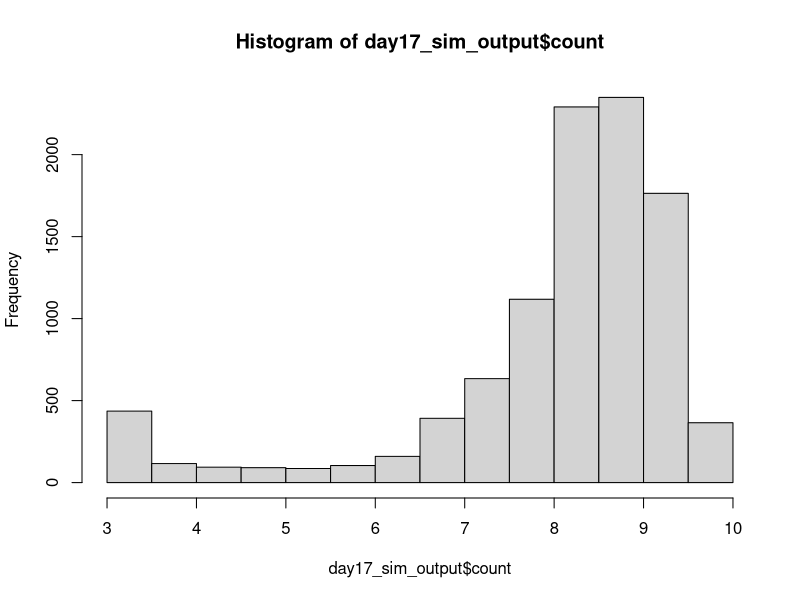
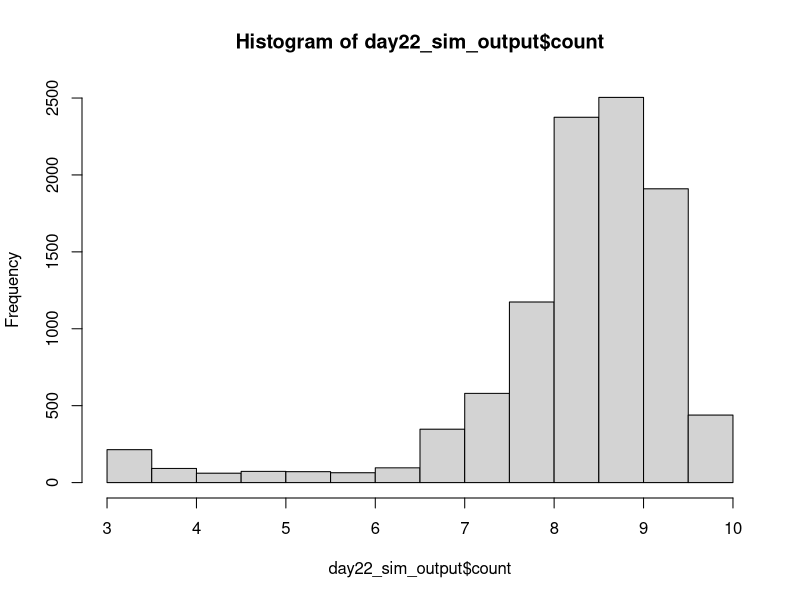

Source code (R) for these figures, in order: (Note: this script raises an error after producing the figures.)
## ---------------------------Title---------------------------------------------
# CIDA Shelf Life Model

## ---------------------------Description---------------------------------------
# Project: CIDA Spinach 

# Description: 

## ---------------------------Packages------------------------------------------

#   Loading packages
library(dplyr); library(MASS); library(VGAM)

## ---------------------------Seed----------------------------------------------

#Set seed
set.seed(1)

## ---------------------------Inputs--------------------------------------------

#Load in data

strain_param <- read.csv("primary_model_parameters_strain_by_rep_2022_08_26.csv", header = TRUE)
apc_param <- read.csv("primary_model_parameters_apc_by_rep_2022_09_01.csv", header = TRUE)

mumax_secon <- read.csv("secondary_model_mumax_strain_by_rep_2022-09-01.csv", header = TRUE)
lag_secon <- read.csv("secondary_model_lag_strain_by_rep_2022_09_01.csv", header = TRUE)
mumax_secon$b_mu <- 1.6*mumax_secon$b_mu
lag_apc_secon <- read.csv("secondary_model_lag_apc_by_rep2022_09_01.csv", header = TRUE)

initial_count <- read.csv("initial_distribution_2022_08_24.csv", header = TRUE)
st_frequency <- read.csv("st_frequency_2022_05_18.csv", header = TRUE)

#Change strain parameters to lowercase 
strain_param$isolate <- tolower(strain_param$isolate)
apc_param$isolate <- tolower(apc_param$isolate)

mumax_secon$isolate <- tolower(mumax_secon$isolate)
lag_secon$isolate <- tolower(lag_secon$isolate)

#Initial Count Distribution: Log transforming initial count, and fitting a normal distribution to the data
initial_count_dist <- function(n){
  ans <- runif(n, min = initial_count$min, max = initial_count$max)
  return(ans)
}

#ST Distribution
isolates <- st_frequency$cida_isolates
st_prev <- st_frequency$frequency

st_dist <- function(n) {
ans <- sample(isolates, size = n, prob = st_prev, replace = T)
return(ans)
}

#Storage Temperature Distribution
temp_location <- 4
temp_shape <- 2.31

temp_dist <- function(n) {
  ans <- rlaplace(n, temp_location, temp_shape)
  for(i in 1:n)
  while (ans[i] < 0 | ans[i] > 10) {
    ans[i] <- rlaplace(1, temp_location, temp_shape)
  }
  return(ans)
}

#Primary Growth Models 


#Baranyi
baranyi <- function(day, log10n0, log10nmax, mumax, lag){
  log10n <- log10nmax + log10((-1 + exp(mumax * lag) + exp(mumax * day))/(exp(mumax * day) - 1 + exp(mumax * lag) * 10^(log10nmax - log10n0)))
}

#Baranyi without lag
baranyi_no_lag <- function(day, log10n0, log10nmax, mumax){
  log10n <- log10nmax - log10(1 + (10^(log10nmax - log10n0) - 1) * exp(-mumax * day))
}

#Buchanan
buchanan <- function(day, log10n0, log10nmax, mumax, lag){
  log10n <- log10n0 + (day >= lag) * (day <= (lag + (log10nmax - log10n0) * log(10) / mumax)) * mumax * (day - lag) / log(10) + (day >= lag) * (day>(lag + (log10nmax - log10n0) * log(10) / mumax)) * (log10nmax - log10n0)
}

#Buchanan without lag
buchanan_no_lag <- function(day, log10n0, log10nmax, mumax){
  log10n <- log10n0 + (day <= ((log10nmax - log10n0) * log(10) / mumax)) * mumax * day / log(10) + (day > ((log10nmax - log10n0) * log(10) / mumax)) * (log10nmax - log10n0)
}

#Gompertz
gompertz <- function(day, log10n0, log10nmax, mumax, lag){
  log10n <- log10n0 + (log10nmax - log10n0) * exp(-exp(mumax * exp(1) * (lag - day) / ((log10nmax - log10n0) * log(10)) + 1))
}


log10N_with_lag <- function(day, log10n0, log10nmax, mumax, lag, model) {
  ans <- numeric(length = length(day))
  for(i in seq_along(day)){
    if (model[i] == "baranyi") {
      ans[i] <- baranyi(day[i], log10n0[i], log10nmax[i], mumax[i], lag[i])
    }
    else if(model[i] == 'buchanan') {
      ans[i] <- buchanan(day[i], log10n0[i], log10nmax[i], mumax[i], lag[i])
    }
    else if(model[i] == "gompertz"){
      ans[i] <- gompertz(day[i], log10n0[i], log10nmax[i], mumax[i], lag[i])
    } 
    else{
      stop(paste0(model, " is not a valid model name. Must be one of Buchanan, Baranyi, Gompertz."))
    }
  }
  return(ans)
  
}

log10N_without_lag <- function(day, log10n0, log10nmax, mumax, model) {
  ans <- numeric(length = length(day))
  for(i in seq_along(day)){
    if (model[i] == "baranyi_no_lag") {
      ans[i] <- baranyi_no_lag(day[i], log10n0[i], log10nmax[i], mumax[i])
    }
    else if(model[i] == 'buchanan_no_lag') {
      ans[i] <- buchanan_no_lag(day[i], log10n0[i], log10nmax[i], mumax[i])
    }
    else{
      stop(paste0(model, " is not a valid model name. Must be one of Buchanan, Baranyi, Gompertz."))
    }
  }
  return(ans)
  
}

#Secondary model 

NewMu <- function(temp, b, temp_min) {
  sqrt_mu <- b*(temp - temp_min)
  ans <- sqrt_mu^2
  return(ans)
}

NewLag <- function(temp, b, temp_min) {
  sqrt_lag <- b*(temp - temp_min)
  ans <- sqrt_lag^2
  return(ans)
}

## ---------------------------Simulation Overview-------------------------------

n_packages <- 10000
n_sim <- n_packages
n_day <- 22

## ---------------Assigning Model Inputs----------------------------------------

#Assigning initial count, ST and temperature to each package
packages_sim <- data.frame(matrix(, nrow = n_sim, ncol = 9))
colnames(packages_sim) <- c("package", "initial_count", "storage_temp", "isolate", "isolate_rep", "model", "lag", "mu", "nmax")

packages_sim$package <- rep(1:n_packages)
packages_sim$initial_count <- initial_count_dist(n_sim)
packages_sim$storage_temp <- temp_dist(n_sim)
packages_sim$isolate <- st_dist(n_sim)
packages_sim$isolate_rep <- sample(1:3, n_sim, replace = TRUE)

#Assigning a growth model to each package. The selected model will be the best fitting model at 6˚C 
for(i in 1:n_sim){
  strain_index <- which(packages_sim$isolate[i] == strain_param$isolate & packages_sim$isolate_rep[i] == strain_param$rep & 6 == strain_param$temp)
  packages_sim$model[i] <- strain_param$model_type[strain_index]
}

#Assign lag to each package

for(i in 1:n_sim){
  rep <- packages_sim$isolate_rep[i]
  if(packages_sim$isolate[i] == "s12-0180"){
    rep <- sample(c(1, 3), 1, replace = TRUE)
  } else if (packages_sim$isolate[i] == "s12-0184"){
    rep <- 1
  } else if (packages_sim$isolate[i] == "s12-0132"){
    rep <- 3
  }  else {
    rep <- rep
  }
  apc_lag <- 0
  strain_index <- which(packages_sim$isolate[i] == lag_secon$isolate & rep == lag_secon$rep)
  strain_lag <- NewLag(packages_sim$storage_temp[i], lag_secon$b_mu[strain_index], lag_secon$temp_min_mu[strain_index])
  strain_lag <- ifelse(packages_sim$isolate[i] == "s12-0166", 0, strain_lag)
  packages_sim$lag[i] <- runif(n = 1, min = min(strain_lag, apc_lag), max = max(strain_lag, apc_lag))
  packages_sim$lag[i] <- packages_sim$lag[i]
}

packages_sim$lag <- ifelse(packages_sim$model %in% c("baranyi_no_lag", "buchanan_no_lag"), NA, packages_sim$lag)

#Assign mumax to each package
for(i in 1:n_sim){
  rep <- ifelse(packages_sim$isolate[i] == "s12-0141", 1, packages_sim$isolate_rep[i])
  strain_index <- which(packages_sim$isolate[i] == mumax_secon$isolate & rep == mumax_secon$rep)
  package_mu <- NewMu(packages_sim$storage_temp[i], mumax_secon$b_mu[strain_index], mumax_secon$temp_min_mu[strain_index])
  packages_sim$mu[i] <- package_mu
}

#Assign nmax to each package
for(i in 1:n_sim){
  rep <- packages_sim$isolate_rep[i]
strain_index <- which(packages_sim$isolate[i] == strain_param$isolate & rep == strain_param$rep & 6 == strain_param$temp)
apc_index <- which(packages_sim$isolate[i] == apc_param$isolate & rep == apc_param$rep & 6 == apc_param$temp)
strain_nmax <- strain_param$nmax[strain_index]
apc_nmax <- apc_param$nmax[strain_index]
packages_sim$nmax[i] <- runif(n = 1, strain_nmax, apc_nmax)
}

## ----------------Assessing Growth Over Shelf Life-----------------------------

models_with_lag <- c("baranyi", "buchanan", "gompertz")

shelf_life_sim <- packages_sim[rep(seq_len(nrow(packages_sim)), each = 22), ]
rownames(shelf_life_sim) <- 1:nrow(shelf_life_sim)
shelf_life_sim["day"] <- rep(1:n_day, times = n_sim)
shelf_life_sim["count"] <- NA

shelf_life_sim[is.na(shelf_life_sim$lag), ] <- shelf_life_sim[is.na(shelf_life_sim$lag), ] %>% 
  mutate(count = log10N_without_lag(day, initial_count, nmax, mu, model))

shelf_life_sim[!is.na(shelf_life_sim$lag), ] <- shelf_life_sim[!is.na(shelf_life_sim$lag), ] %>% 
  mutate(count = log10N_with_lag(day, initial_count, nmax, mu, lag, model))

## --------------------------------Plotting Outcome-----------------------------

day17_sim_output <- shelf_life_sim %>%
  filter(day == 17)

h17 <- hist(day17_sim_output$count)
h17


day22_sim_output <- shelf_life_sim %>%
  filter(day == 22)

h22 <- hist(day22_sim_output$count)
h22

## --------------------------------Threshold------------------------------------

sa_temp <- shelf_life_sim %>%
  group_by(day) %>%
  summarise(prop_fail = sum(count > 7.6)/n_packages) %>%
  mutate(adj = 1.6) %>%
  mutate(param = "b_mumax")

## --------------------------------Export---------------------------------------

date <- Sys.Date()
date <- gsub("-", "_", date)
file_name <- paste0("output/sa_b_mumax_", date,".csv")
  
write.table(sa_temp, file_name, sep = ",", col.names = !file.exists(file_name), append = T, row.names = FALSE)
